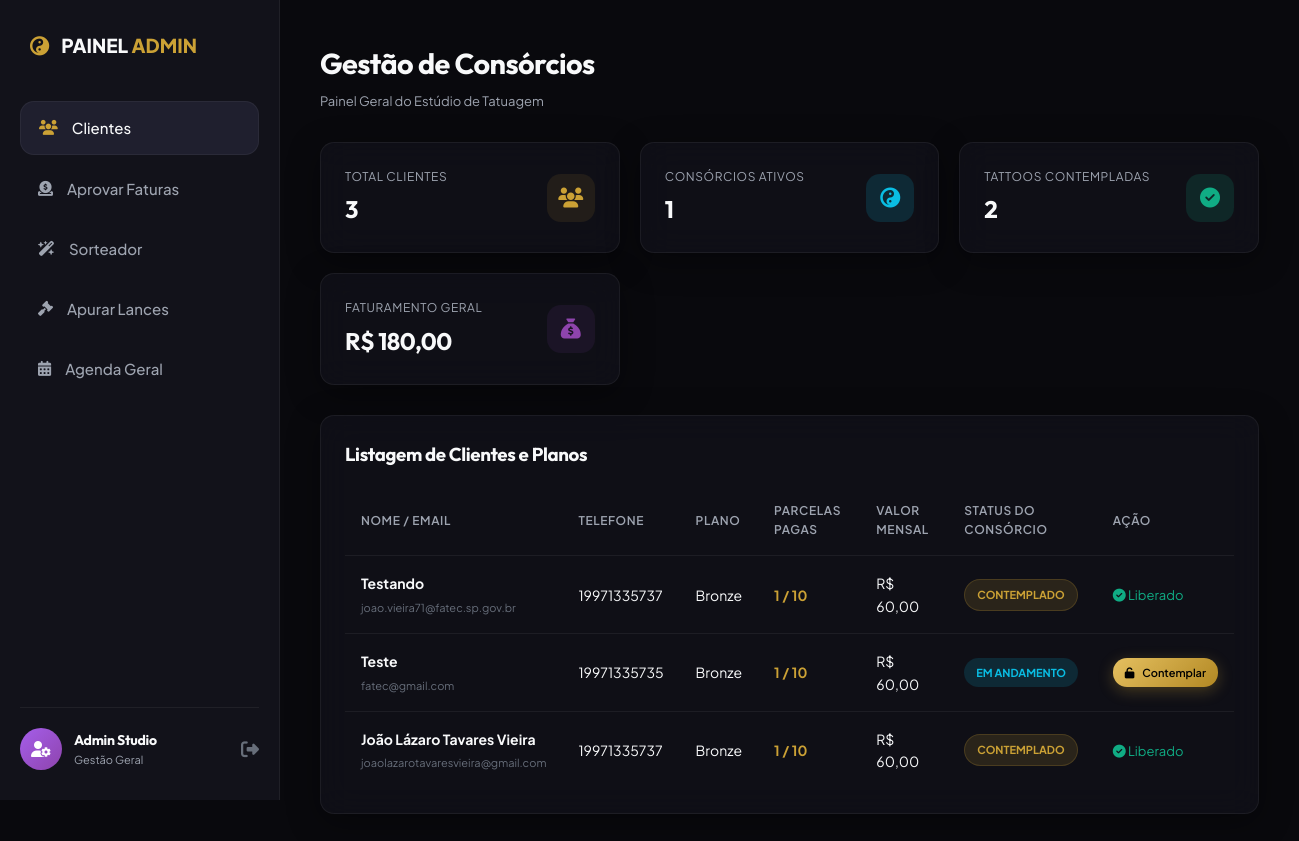
The page /admin.php (signed in) on the database its author committed.
### tables this page shows
CREATE TABLE `planos_usuario` (
  `id` int(11) NOT NULL,
  `usuario_id` int(11) NOT NULL,
  `plano_nome` varchar(50) NOT NULL,
  `valor_mensal` decimal(10,2) NOT NULL,
  `valor_total` decimal(10,2) NOT NULL,
  `status` enum('ativo','contemplado','quitado') DEFAULT 'ativo',
  `parcelas_pagas` int(11) DEFAULT 0,
  `metodo_contemplacao` enum('sorteio','lance','quitacao','nenhum') DEFAULT 'nenhum',
  `data_adesao` timestamp NOT NULL DEFAULT current_timestamp(),
  `data_contemplacao` datetime DEFAULT NULL
);

CREATE TABLE `usuarios` (
  `id` int(11) NOT NULL,
  `nome` varchar(100) NOT NULL,
  `email` varchar(100) NOT NULL,
  `senha` varchar(255) NOT NULL,
  `telefone` varchar(20) NOT NULL,
  `cpf` varchar(20) NOT NULL,
  `perfil` enum('cliente','admin') DEFAULT 'cliente',
  `criado_em` timestamp NOT NULL DEFAULT current_timestamp()
);

### admin.php (the view, shortened to what this page needs)
<?php
require_once __DIR__ . '/db.php';
$count_clientes = $pdo->query("SELECT COUNT(*) FROM usuarios WHERE perfil = 'cliente'")->fetchColumn();
$count_ativos = $pdo->query("SELECT COUNT(*) FROM planos_usuario WHERE status = 'ativo'")->fetchColumn();
$count_contemplados = $pdo->query("SELECT COUNT(*) FROM planos_usuario WHERE status IN ('contemplado', 'quitado')")->fetchColumn();
$total_recebido = $pdo->query("SELECT SUM(valor) FROM pagamentos WHERE status = 'pago'")->fetchColumn() ?: 0.00;
$stmt = $pdo->query("SELECT u.nome, u.email, u.telefone, pu.plano_nome, pu.parcelas_pagas, pu.valor_mensal, pu.status, pu.id as plano_id
                     FROM usuarios u
                     JOIN planos_usuario pu ON u.id = pu.usuario_id
                     ORDER BY u.criado_em DESC");
$membros = $stmt->fetchAll();
?>
<!DOCTYPE html>
<html lang="pt-BR">
<head>
    <link rel="stylesheet" href="styles.css">
    <link rel="stylesheet" href="https://cdnjs.cloudflare.com/ajax/libs/font-awesome/6.4.0/css/all.min.css">
</head>
<body>
    <div class="dashboard-wrapper">
        <aside class="sidebar">
            <div class="sidebar-logo">
                <i class="fa-solid fa-yin-yang" style="color: var(--accent-gold);"></i>
                <span>PAINEL <span style="color: var(--accent-gold);">ADMIN</span></span>
            </div>
            <ul class="sidebar-menu">
                <li class="menu-item active" id="side-clientes"><a href="javascript:void(0)" onclick="switchTab('clientes')"><i class="fa-solid fa-users"></i> <span>Clientes</span></a></li>
                <li class="menu-item" id="side-financeiro"><a href="javascript:void(0)" onclick="switchTab('financeiro')"><i class="fa-solid fa-circle-dollar-to-slot"></i> <span>Aprovar Faturas</span></a></li>
                <li class="menu-item" id="side-sorteios"><a href="javascript:void(0)" onclick="switchTab('sorteios')"><i class="fa-solid fa-wand-magic-sparkles"></i> <span>Sorteador</span></a></li>
                <li class="menu-item" id="side-lances"><a href="javascript:void(0)" onclick="switchTab('lances')"><i class="fa-solid fa-gavel"></i> <span>Apurar Lances</span></a></li>
                <li class="menu-item" id="side-agendas"><a href="javascript:void(0)" onclick="switchTab('agendas')"><i class="fa-solid fa-calendar-days"></i> <span>Agenda Geral</span></a></li>
            </ul>
            <div class="sidebar-user">
                <div class="user-info">
                    <div class="user-avatar" style="background: var(--accent-purple-gradient); color: white;"><i class="fa-solid fa-user-gear"></i></div>
                    <div class="user-details">
                        <h4>Admin Studio</h4>
                        <p>Gestão Geral</p>
                    </div>
                </div>
                <a href="logout.php" class="logout-btn" title="Sair"><i class="fa-solid fa-right-from-bracket"></i></a>
            </div>
        </aside>
        <main class="main-content">
            <div class="page-header">
                <div>
                    <h1 id="page-title">Gestão de Consórcios</h1>
                    <p style="color: var(--text-secondary); font-size: 13px; margin-top: 5px;">Painel Geral do Estúdio de Tatuagem</p>
                </div>
            </div>
            <div class="metrics-grid">
                <div class="glass-card metric-card">
                    <div class="metric-data">
                        <p>Total Clientes</p>
                        <h3><?php echo $count_clientes; ?></h3>
                    </div>
                    <div class="metric-icon gold"><i class="fa-solid fa-users"></i></div>
                </div>
                <div class="glass-card metric-card">
                    <div class="metric-data">
                        <p>Consórcios Ativos</p>
                        <h3><?php echo $count_ativos; ?></h3>
                    </div>
                    <div class="metric-icon info"><i class="fa-solid fa-yin-yang"></i></div>
                </div>
                <div class="glass-card metric-card">
                    <div class="metric-data">
                        <p>Tattoos Contempladas</p>
                        <h3><?php echo $count_contemplados; ?></h3>
                    </div>
                    <div class="metric-icon success"><i class="fa-solid fa-circle-check"></i></div>
                </div>
                <div class="glass-card metric-card">
                    <div class="metric-data">
                        <p>Faturamento Geral</p>
                        <h3>R$ <?php echo number_format($total_recebido, 2, ',', '.'); ?></h3>
                    </div>
                    <div class="metric-icon purple"><i class="fa-solid fa-sack-dollar"></i></div>
                </div>
            </div>
            <section id="tab-clientes" class="tab-section active">
                <div class="glass-card">
                    <h3 style="margin-bottom: 15px;">Listagem de Clientes e Planos</h3>
                    <div class="table-wrapper">
                        <?php if (count($membros) > 0): ?>
                            <table>
                                <thead>
                                    <tr>
                                        <th>Nome / Email</th>
                                        <th>Telefone</th>
                                        <th>Plano</th>
                                        <th>Parcelas Pagas</th>
                                        <th>Valor Mensal</th>
                                        <th>Status do Consórcio</th>
                                        <th>Ação</th>
                                    </tr>
                                </thead>
                                <tbody>
                                    <?php foreach ($membros as $m): ?>
                                        <tr>
                                            <td>
                                                <strong><?php echo htmlspecialchars($m['nome']); ?></strong><br>
                                                <span style="font-size: 11px; color: var(--text-muted);"><?php echo htmlspecialchars($m['email']); ?></span>
                                            </td>
                                            <td><?php echo htmlspecialchars($m['telefone']); ?></td>
                                            <td><?php echo htmlspecialchars($m['plano_nome']); ?></td>
                                            <td><strong style="color: var(--accent-gold);"><?php echo $m['parcelas_pagas']; ?> / 10</strong></td>
                                            <td>R$ <?php echo number_format($m['valor_mensal'], 2, ',', '.'); ?></td>
                                            <td>
                                                <?php if ($m['status'] === 'quitado'): ?>
                                                    <span class="badge badge-success">Quitado & Liberado</span>
                                                <?php elseif ($m['status'] === 'contemplado'): ?>
                                                    <span class="badge badge-gold">Contemplado</span>
                                                <?php else: ?>
                                                    <span class="badge badge-info">Em Andamento</span>
                                                <?php endif; ?>
                                            </td>
                                            <td>
                                                <?php if ($m['status'] === 'ativo'): ?>
                                                    <a href="admin.php?action=contemplar_manual&plano_id=<?php echo $m['plano_id']; ?>"
                                                       class="btn btn-gold"
                                                       style="padding: 6px 12px; font-size: 11px;"
                                                       onclick="return confirm('Liberar agendamento de tatuagem para <?php echo addslashes($m['nome']); ?>?');"
                                                    >
                                                        <i class="fa-solid fa-unlock"></i> Contemplar
                                                    </a>
                                                <?php else: ?>
                                                    <span style="color: var(--success); font-size: 13px;"><i class="fa-solid fa-check-circle"></i> Liberado</span>
                                                <?php endif; ?>
                                            </td>
                                        </tr>
                                    <?php endforeach; ?>
                                </tbody>
                            </table>
                        <?php else: ?>
                            <div style="text-align: center; padding: 20px; color: var(--text-secondary);">Nenhum cliente cadastrado no consórcio.</div>
                        <?php endif; ?>
                    </div>
                </div>
            </section>
        </main>
    </div>
</body>
</html>

### rows shown on the page
planos_usuario: usuario.nome "Testando", usuario.email "joao.vieira71@fatec.sp.gov.br", usuario.telefone "19971335737", plano_nome "Bronze", parcelas_pagas "1", valor_mensal "60,00", status "CONTEMPLADO"
planos_usuario: usuario.nome "Teste", usuario.email "fatec@gmail.com", usuario.telefone "19971335735", plano_nome "Bronze", parcelas_pagas "1", valor_mensal "60,00", status "EM ANDAMENTO"
planos_usuario: usuario.nome "João Lázaro Tavares Vieira", usuario.email "joaolazarotavaresvieira@gmail.com", usuario.telefone "19971335737", plano_nome "Bronze", parcelas_pagas "1", valor_mensal "60,00", status "CONTEMPLADO"

### other values the page prints
$count_clientes "3"
$count_ativos "1"
$count_contemplados "2"
$total_recebido "180,00"
